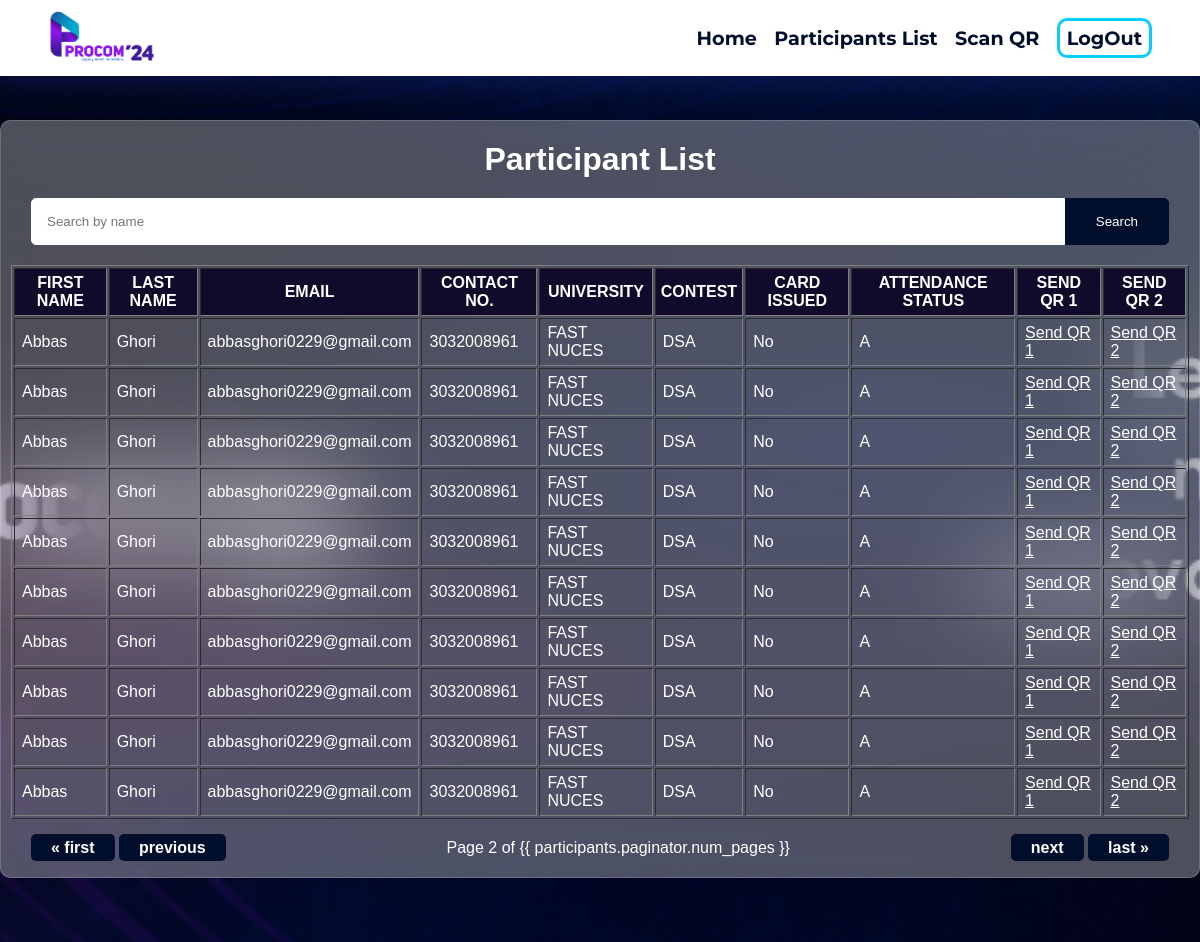
/participants/?page=2 (signed in), run on the app's committed database.
### registration/models.py (models this page shows, shortened)
class Participants(models.Model):
    participantID = models.AutoField(primary_key=True)
    firstname = models.CharField(max_length=255)
    lastname = models.CharField(max_length=255)
    email = models.EmailField()
    phonenumber = models.CharField(max_length=20)
    universityname = models.CharField(max_length=255)
    contestname = models.CharField(max_length=255)
    age = models.PositiveIntegerField()
    attendanceStatus = models.CharField(max_length=255, default='A')

### registration/views.py (the view)
# urls.py: path('participants/', participant_list, name='participant_list'),
def participant_list(request):
    if 'user_id' in request.session:
        search_query = request.GET.get('search', '')
        page = request.GET.get('page', 1)
        print("deddf3f3ef3f3e4f34")
        print(request.user)
        if search_query:
            search_terms = search_query.split()
            first_name_q = Q()
            last_name_q = Q()
            for term in search_terms:
                first_name_q |= Q(firstname__icontains=term)
                last_name_q |= Q(lastname__icontains=term)
            participants = Participants.objects.filter(first_name_q | last_name_q)
        else:
            participants = Participants.objects.all()
        paginator = Paginator(participants, 10)  # Show 10 participants per page
        try:
            participants = paginator.page(page)
        except PageNotAnInteger:
            participants = paginator.page(1)
        except EmptyPage:
            participants = paginator.page(paginator.num_pages)
        context = {'participants': participants, 'search_query': search_query}
        return render(request, 'participant_list.html', context)
    else:
        return render(request, 'login.html')

### registration/templates/participant_list.html (shortened to what this page needs)
{% load static %}
<!DOCTYPE html>
<html lang="en">
  <head>
    <link
      href="https://unpkg.com/boxicons@2.1.4/css/boxicons.min.css"
      rel="stylesheet"
    />
    <link
      href="https://unpkg.com/boxicons@2.1.4/css/boxicons.min.css"
      rel="stylesheet"
    />
    <link rel="stylesheet" href="{% static 'nav.css' %}" />
    <link rel="stylesheet" href="{% static 'style.css' %}" />
  </head>
  <body>
    <div class="background-image"></div>
    <nav>
      <div class="logo">
        <a href="{% url 'home' %}">
          <img
            src="{% static 'PROCOM24_LOGO.png' %}"
            alt="logo"
            class="logo-image"
          />
        </a>
      </div>
      <div class="right-nav">
        <ul class="right-ul">
          <li>
            <a href="{% url 'home' %}" class="underline-animation">Home</a>
          </li>
          <li>
            <a href="{% url 'participant_list' %}" class="underline-animation"
              >Participants List</a
            >
          </li>
          <li>
            <a href="{% url 'scan_qr' %}" class="underline-animation"
              >Scan QR</a
            >
          </li>
          <li><a href="{% url 'logout' %}" class="logout">LogOut</a></li>
        </ul>
      </div>
    </nav>
    <div class="outerdiv">
      <div class="innerdiv">
        <h1 class="mainhead">Participant List</h1>
        <form
          method="get"
          action="{% url 'participant_list' %}"
          class="search-form"
        >
          <input
            type="text"
            name="search"
            placeholder="Search by name"
            value="{{ search_query }}"
          />
          <button type="submit">Search</button>
        </form>
        <div class="table">
          <table border="1" class="datatable">
            <thead>
              <tr>
                <th class="tabheadings">First Name</th>
                <th class="tabheadings">Last Name</th>
                <th class="tabheadings">Email</th>
                <th class="tabheadings">Contact NO.</th>
                <th class="tabheadings">University</th>
                <th class="tabheadings">Contest</th>
                <th class="tabheadings">Card Issued</th>
                <th class="tabheadings">Attendance Status</th>
                <th class="tabheadings">Send QR 1</th>
                <th class="tabheadings">Send QR 2</th>
              </tr>
            </thead>
            <tbody>
              {% for participant in participants|slice:":10" %}
              <tr>
                <td>{{ participant.firstname }}</td>
                <td>{{ participant.lastname }}</td>
                <td>{{ participant.email }}</td>
                <td>{{ participant.phonenumber }}</td>
                <td>{{ participant.universityname }}</td>
                <td>{{ participant.contestname }}</td>
                <td> {% if participant.participantcard_set.all %}
                  Yes
                {% else %}
                  No
                {% endif %}</td>
                <td>{{ participant.attendanceStatus }}</td>
                <td>
                  <a href="{% url 'send_qr' participant.participantID 1 %}"
                    >Send QR 1</a
                  >
                </td>
                <td>
                  <a href="{% url 'send_qr' participant.participantID 2 %}"
                    >Send QR 2</a
                  >
                </td>
              </tr>
              {% endfor %}
            </tbody>
          </table>
        </div>
        <div class="pagination">
          <span class="step-links">
            <div class="firstprev">
              {% if participants.has_previous %}
              <a class="pagebutton" href="?page=1">&laquo; first</a>
              <a
                class="pagebutton"
                href="?page={{ participants.previous_page_number }}"
                >previous</a
              >
              {% endif %}
            </div>
            <span class="current">
              Page {{ participants.number }} of {{
              participants.paginator.num_pages }}
            </span>
            <div class="nextlast">
              {% if participants.has_next %}
              <a
                class="pagebutton"
                href="?page={{ participants.next_page_number }}"
                >next</a
              >
              <a
                class="pagebutton"
                href="?page={{ participants.paginator.num_pages }}"
                >last &raquo;</a
              >
              {% endif %}
            </div>
          </span>
        </div>
      </div>
    </div>
  </body>
</html>

### registration/templates/static/nav.css (style rules this page uses)
* { margin: 0; padding: 0; box-sizing: border-box; }
nav { position: fixed; top: 0; left: 0; width: 100%; z-index: 1000; background: white; box-shadow: 0 8px 32px 0 rgba(31, 38, 135, 0.37); border: 1px solid rgba(255, 255, 255, 0.18); display: flex; justify-content: space-between; margin: auto; flex-direction: row; padding: 0px 35px; }
.logo { cursor: pointer; padding: 5px; transition: all 0.5s ease; }
.logo-image { height: 60px; }
.right-ul { list-style-type: none; padding: 0; margin: 0; font-size: larger; }
.right-ul li { display: inline; margin-right: 12px; }
.right-ul .underline-animation { display: inline-block; position: relative; text-decoration: none; font-family: 'Montserrat', sans-serif; font-weight: 650; color: rgb(1, 15, 45); transition: transform 0.25s ease-out; }
.right-ul .underline-animation::after { content: ''; position: absolute; width: 100%; transform: scaleX(0); height: 3px; bottom: -4px; left: 0; background-color: #06CDFF; transform-origin: bottom right; transition: transform 0.4s ease-out; }
.right-nav { display: flex; align-items: center; gap: 30px; transition: all 0.5s ease; }
.logout { border: 3px solid #06CDFF; border-radius: 10px; padding: 5px 7px; text-decoration: none; font-family: 'Montserrat', sans-serif; font-weight: 650; color: rgb(1, 15, 45); transition: transform 0.25s ease-out; }

### registration/templates/static/style.css (style rules this page uses)
body { margin: 0; padding: 0; background-color: #333; font-family: Trebuchet MS, sans-serif; }
.background-image { position: fixed; top: 0; left: 0; width: 100%; height: 100%; background-image: url('background2.png'); background-size: cover; background-position: center; z-index: -1; }
.outerdiv { display: flex; justify-content: center; position: relative; z-index: 1; }
.innerdiv { z-index: 2; margin-top: 15vh; margin-bottom: 8vh; background: rgba( 255, 255, 255, 0.3); padding: 0px 10px; backdrop-filter: blur( 50px ); -webkit-backdrop-filter: blur( 50px ); border: 1px solid rgba( 255, 255, 255, 0.18 ); border-radius: 10px; overflow: auto; }
.mainhead { text-align: center; color: #fff; margin: 10px; margin-top: 20px; }
.datatable { color: #fff; }
.tabheadings { background-color: #110a2a; text-transform: uppercase; padding: 5px; }
a { color: #fff; }
td { padding: 5px 7px; }
.pagination { display: flex; justify-content: center; }
.step-links { width: 100%; display: flex; justify-content: space-between; padding: 20px 20px; }
.current { color: #fff; }
.pagebutton { padding: 5px 20px; font-size: 16px; font-weight: bold; text-align: center; text-decoration: none; background-color: #010f2d; color: #fff; border-radius: 5px; cursor: pointer; transition: background-color 0.3s; }
.search-form { margin: 20px; display: flex; align-items: center; }
.search-form input[type="text"] { flex-grow: 1; padding: 15px; border: 1px solid #fff; border-radius: 5px 0 0 5px; font-family: Trebuchet MS, sans-serif; }
.search-form button { padding: 15px 30px; background-color: #010f2d; color: #fff; border: 1px solid #010f2d; border-radius: 0 5px 5px 0; cursor: pointer; font-family: Trebuchet MS, sans-serif; }

### data on the page
Participants: firstname "Abbas", lastname "Ghori", email "abbasghori0229@gmail.com", phonenumber "3032008961", universityname "FAST NUCES", contestname "DSA", shows "No", attendanceStatus "A"
Participants: firstname "Abbas", lastname "Ghori", email "abbasghori0229@gmail.com", phonenumber "3032008961", universityname "FAST NUCES", contestname "DSA", shows "No", attendanceStatus "A"
Participants: firstname "Abbas", lastname "Ghori", email "abbasghori0229@gmail.com", phonenumber "3032008961", universityname "FAST NUCES", contestname "DSA", shows "No", attendanceStatus "A"
Participants: firstname "Abbas", lastname "Ghori", email "abbasghori0229@gmail.com", phonenumber "3032008961", universityname "FAST NUCES", contestname "DSA", shows "No", attendanceStatus "A"
Participants: firstname "Abbas", lastname "Ghori", email "abbasghori0229@gmail.com", phonenumber "3032008961", universityname "FAST NUCES", contestname "DSA", shows "No", attendanceStatus "A"
Participants: firstname "Abbas", lastname "Ghori", email "abbasghori0229@gmail.com", phonenumber "3032008961", universityname "FAST NUCES", contestname "DSA", shows "No", attendanceStatus "A"
Participants: firstname "Abbas", lastname "Ghori", email "abbasghori0229@gmail.com", phonenumber "3032008961", universityname "FAST NUCES", contestname "DSA", shows "No", attendanceStatus "A"
Participants: firstname "Abbas", lastname "Ghori", email "abbasghori0229@gmail.com", phonenumber "3032008961", universityname "FAST NUCES", contestname "DSA", shows "No", attendanceStatus "A"
Participants: firstname "Abbas", lastname "Ghori", email "abbasghori0229@gmail.com", phonenumber "3032008961", universityname "FAST NUCES", contestname "DSA", shows "No", attendanceStatus "A"
Participants: firstname "Abbas", lastname "Ghori", email "abbasghori0229@gmail.com", phonenumber "3032008961", universityname "FAST NUCES", contestname "DSA", shows "No", attendanceStatus "A"

### other printed values
{{ participants.number }} "2"
